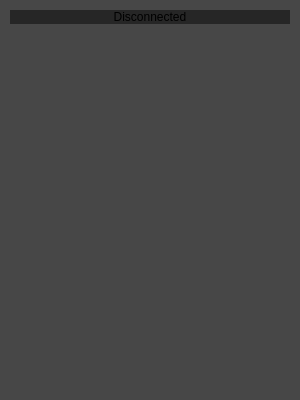
<?xml version="1.0" encoding="UTF-8"?>
<ui version="4.0">
 <class>ChatOverlay</class>
 <widget class="QWidget" name="ChatOverlay">
  <property name="geometry">
   <rect>
    <x>0</x>
    <y>0</y>
    <width>300</width>
    <height>400</height>
   </rect>
  </property>
  <property name="windowTitle">
   <string>Kick Chat Overlay</string>
  </property>
  <property name="styleSheet">
   <string notr="true">background-color: rgba(0, 0, 0, 120);</string>
  </property>
  <layout class="QVBoxLayout" name="verticalLayout">
   <property name="spacing">
    <number>0</number>
   </property>
   <property name="leftMargin">
    <number>10</number>
   </property>
   <property name="topMargin">
    <number>10</number>
   </property>
   <property name="rightMargin">
    <number>10</number>
   </property>
   <property name="bottomMargin">
    <number>10</number>
   </property>
   <item>
    <widget class="QLabel" name="statusLabel">
     <property name="text">
      <string>Disconnected</string>
     </property>
     <property name="alignment">
      <set>Qt::AlignCenter</set>
     </property>
    </widget>
   </item>
   <item>
    <widget class="QScrollArea" name="scrollArea">
     <property name="widgetResizable">
      <bool>true</bool>
     </property>
     <property name="styleSheet">
      <string notr="true">background: transparent; border: none;</string>
     </property>
     <widget class="QWidget" name="scrollAreaWidgetContents">
      <property name="geometry">
       <rect>
        <x>0</x>
        <y>0</y>
        <width>280</width>
        <height>359</height>
       </rect>
      </property>
      <layout class="QVBoxLayout" name="chatLayout">
       <property name="spacing">
        <number>2</number>
       </property>
       <property name="leftMargin">
        <number>0</number>
       </property>
       <property name="topMargin">
        <number>0</number>
       </property>
       <property name="rightMargin">
        <number>0</number>
       </property>
       <property name="bottomMargin">
        <number>0</number>
       </property>
      </layout>
     </widget>
    </widget>
   </item>
  </layout>
 </widget>
 <resources/>
 <connections/>
</ui> 
